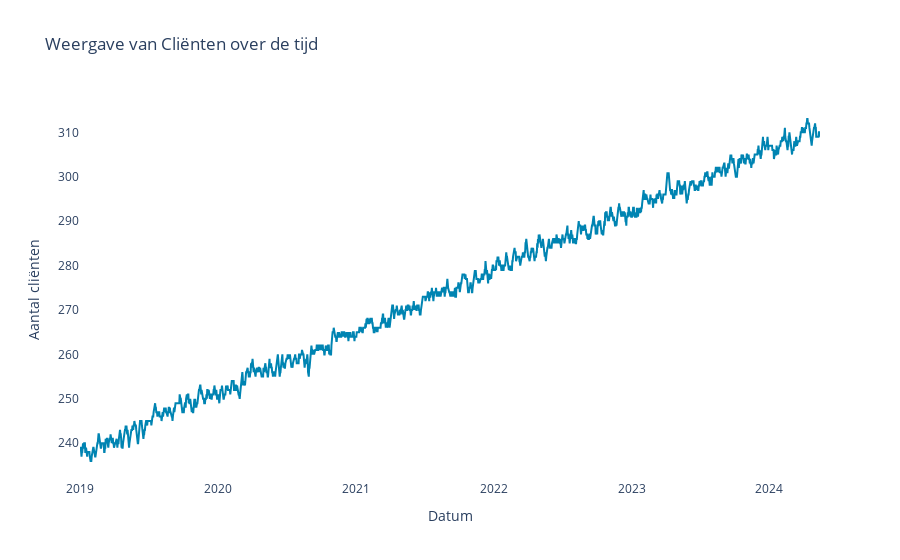

The notebook cell this image was saved under:
### Markdown cell above
# 1. Inleiding

Jullie zijn allen werkzaam bij zorgorganisatie 'Zorgello' in de afdeling Analytics. De bestuurder komt binnen stormen:

Morgen heb ik een vergadering met de Raad van Commissarissen. Vorig jaar hebben ze me flink aan de tand gevoeld. Van een aantal zaken kon ik niet goed aangeven welke richting het op beweegt. Ik heb voor de vergadering morgen wat forecasts nodig. Kunnen jullie deze even snel maken? Het gaat om:
1. Het aantal cliënten (Zorgzwaartepakket 6 of hoger)
2. Het ziekteverzuimpercentage van ons personeel
3. Inzet van flexpool medewerkers

Jullie als afdeling verdelen de onderwerpen. 

Bekijk de data van de verschillende reeksen.

### Code cell
data = laad_data()
bekijk_clienten(data)

### Figure 1 — Plotly figure (JSON) as saved in the notebook; plotly's stock layout.template omitted (floating-point values rounded to 4 significant figures; data arrays with more than 128 entries replaced by an {"elided": "..."} marker saying what was removed)
{"data": [{"line": {"color": "#0084B2"}, "mode": "lines", "name": "Cliënten", "type": "scatter", "x": {"elided": "1961 str values"}, "y": {"elided": "1961 int values"}}], "layout": {"paper_bgcolor": "white", "plot_bgcolor": "white", "title": {"text": "Weergave van Cliënten over de tijd"}, "xaxis": {"title": {"text": "Datum"}}, "yaxis": {"title": {"text": "Aantal cliënten"}}}}
